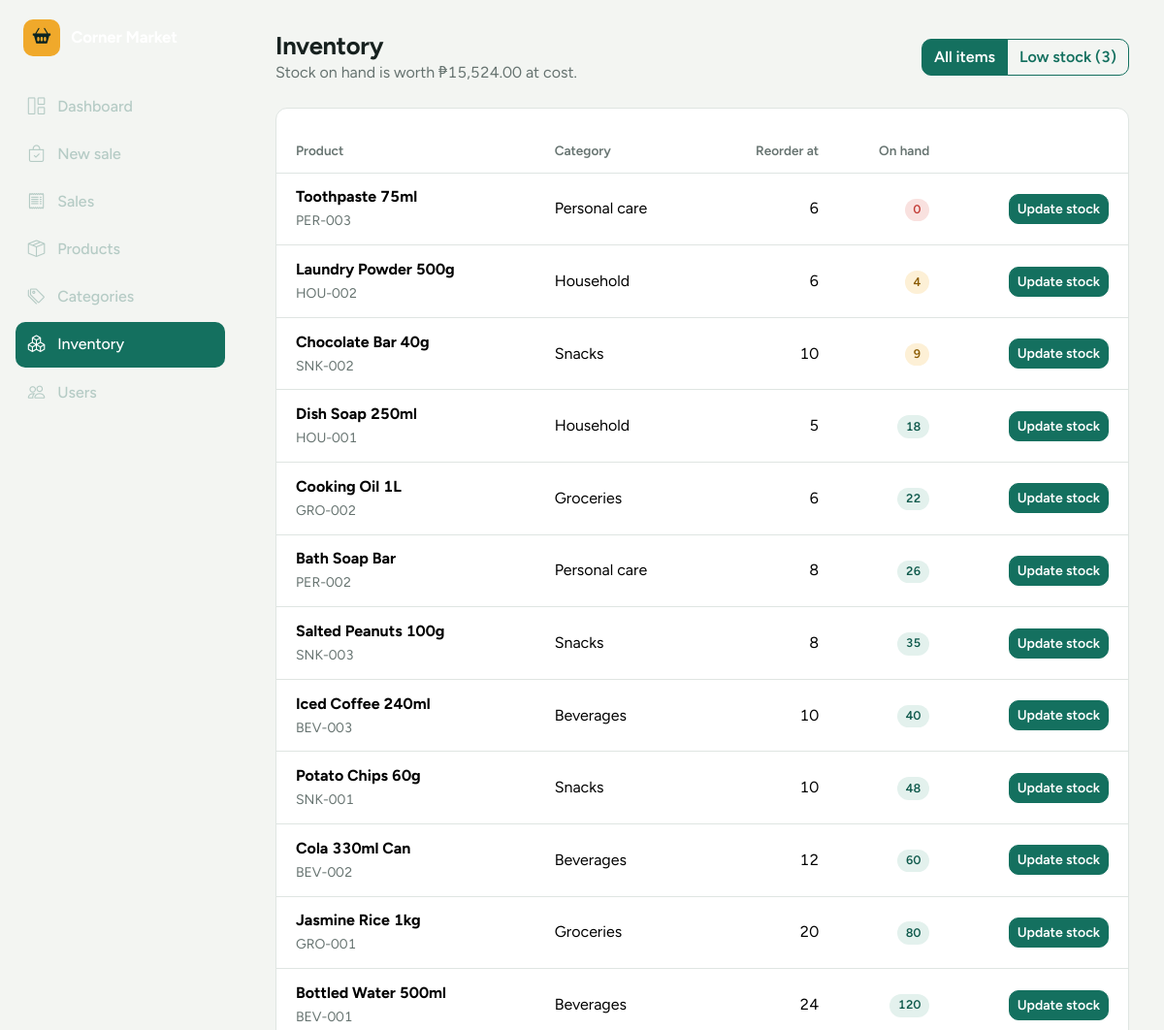
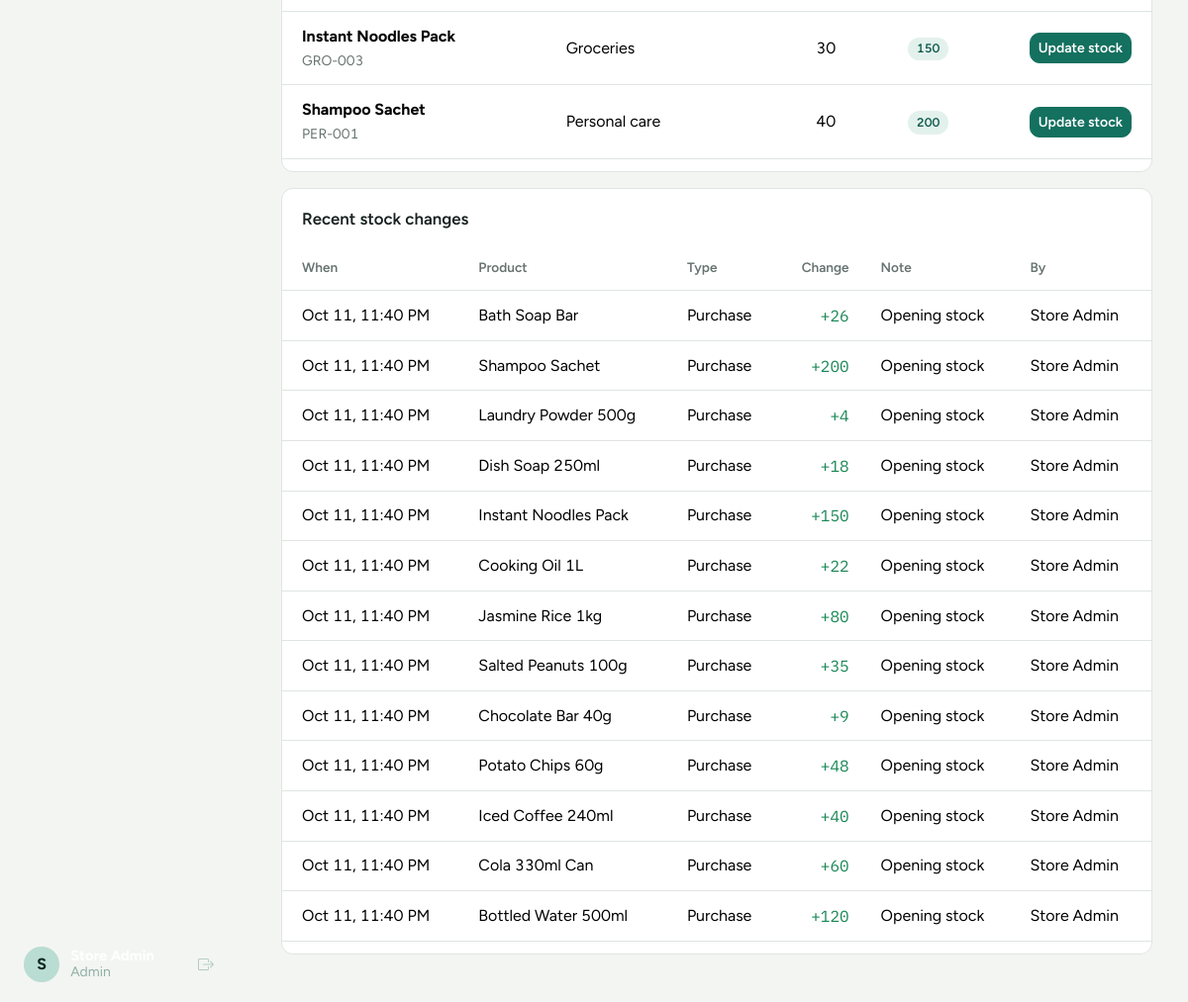
The app's page /inventory.php (signed in) with its own data (2 pictures, top to bottom).
### tables this page shows
CREATE TABLE products (
  id            INT UNSIGNED AUTO_INCREMENT PRIMARY KEY,
  category_id   INT UNSIGNED NULL,
  sku           VARCHAR(40)  NOT NULL UNIQUE,
  barcode       VARCHAR(60)  NULL,
  name          VARCHAR(150) NOT NULL,
  price         DECIMAL(10,2) NOT NULL DEFAULT 0,
  cost          DECIMAL(10,2) NOT NULL DEFAULT 0,
  stock         INT NOT NULL DEFAULT 0,
  reorder_level INT NOT NULL DEFAULT 5,
  active        TINYINT(1) NOT NULL DEFAULT 1,
  created_at    TIMESTAMP NOT NULL DEFAULT CURRENT_TIMESTAMP,
  INDEX idx_products_barcode (barcode),
  INDEX idx_products_name (name),
  CONSTRAINT fk_products_category FOREIGN KEY (category_id)
    REFERENCES categories(id) ON DELETE SET NULL
);

CREATE TABLE categories (
  id   INT UNSIGNED AUTO_INCREMENT PRIMARY KEY,
  name VARCHAR(80) NOT NULL UNIQUE
);

CREATE TABLE stock_movements (
  id              INT UNSIGNED AUTO_INCREMENT PRIMARY KEY,
  product_id      INT UNSIGNED NOT NULL,
  user_id         INT UNSIGNED NULL,
  type            ENUM('purchase','sale','adjustment','void') NOT NULL,
  quantity_change INT NOT NULL,
  note            VARCHAR(255) NULL,
  created_at      TIMESTAMP NOT NULL DEFAULT CURRENT_TIMESTAMP,
  INDEX idx_moves_created (created_at),
  CONSTRAINT fk_moves_product FOREIGN KEY (product_id) REFERENCES products(id) ON DELETE CASCADE,
  CONSTRAINT fk_moves_user FOREIGN KEY (user_id) REFERENCES users(id) ON DELETE SET NULL
);

CREATE TABLE users (
  id            INT UNSIGNED AUTO_INCREMENT PRIMARY KEY,
  full_name     VARCHAR(100) NOT NULL,
  username      VARCHAR(50)  NOT NULL UNIQUE,
  password_hash VARCHAR(255) NOT NULL,
  role          ENUM('admin','cashier') NOT NULL DEFAULT 'cashier',
  active        TINYINT(1) NOT NULL DEFAULT 1,
  created_at    TIMESTAMP NOT NULL DEFAULT CURRENT_TIMESTAMP
);

### includes/functions.php (called while the page is built, shortened)
<?php
function e($value): string
{
    return htmlspecialchars((string) $value, ENT_QUOTES, 'UTF-8');
}
function money($amount): string
{
    return CURRENCY . number_format((float) $amount, 2);
}
function url(string $path): string
{
    return BASE_URL . $path;
}
function stock_class(int $stock, int $reorder): string
{
    if ($stock <= 0) return 'out';
    if ($stock <= $reorder) return 'low';
    return 'ok';
}

### includes/auth.php (called while the page is built, shortened)
<?php
function current_user(): ?array
{
    return $_SESSION['user'] ?? null;
}

### public/inventory.php (the view, shortened to what this page needs)
<?php
$pdo = db();
$filter = ($_GET['filter'] ?? '') === 'low' ? 'low' : 'all';
$where  = 'p.active = 1' . ($filter === 'low' ? ' AND p.stock <= p.reorder_level' : '');
$products = $pdo->query("SELECT p.*, c.name AS category FROM products p
                         LEFT JOIN categories c ON c.id = p.category_id
                         WHERE $where ORDER BY p.stock ASC, p.name")->fetchAll();
$stockValue = (float) $pdo->query("SELECT COALESCE(SUM(stock * cost),0) FROM products WHERE active = 1")->fetchColumn();
$lowCount   = (int) $pdo->query("SELECT COUNT(*) FROM products WHERE active = 1 AND stock <= reorder_level")->fetchColumn();
$moves = $pdo->query("SELECT m.*, p.name AS product, u.full_name
                      FROM stock_movements m
                      JOIN products p ON p.id = m.product_id
                      LEFT JOIN users u ON u.id = m.user_id
                      ORDER BY m.id DESC LIMIT 15")->fetchAll();
$active = 'inventory';
require __DIR__ . '/../includes/header.php';
?>
<div class="page-head">
    <div><h1>Inventory</h1><p class="text-muted mb-0">Stock on hand is worth <?= money($stockValue) ?> at cost.</p></div>
    <div class="btn-group" role="group">
        <a class="btn <?= $filter === 'all' ? 'btn-primary' : 'btn-outline-primary' ?>" href="<?= e(url('/inventory.php')) ?>">All items</a>
        <a class="btn <?= $filter === 'low' ? 'btn-primary' : 'btn-outline-primary' ?>" href="<?= e(url('/inventory.php?filter=low')) ?>">Low stock (<?= $lowCount ?>)</a>
    </div>
</div>
<div class="panel mb-3">
<?php if (!$products): ?>
    <p class="empty">Nothing needs restocking right now.</p>
<?php else: ?>
    <div class="table-responsive">
        <table class="table align-middle mb-0">
            <thead><tr><th>Product</th><th>Category</th><th class="text-end">Reorder at</th><th class="text-end">On hand</th><th></th></tr></thead>
            <tbody>
            <?php foreach ($products as $p): ?>
                <tr>
                    <td><strong><?= e($p['name']) ?></strong><br><small class="text-muted"><?= e($p['sku']) ?></small></td>
                    <td><?= e($p['category'] ?? '—') ?></td>
                    <td class="text-end"><?= (int) $p['reorder_level'] ?></td>
                    <td class="text-end"><span class="chip <?= stock_class((int) $p['stock'], (int) $p['reorder_level']) ?>"><?= (int) $p['stock'] ?></span></td>
                    <td class="text-end">
                        <button class="btn btn-sm btn-primary" data-bs-toggle="modal" data-bs-target="#stockModal"
                                data-title="Update stock · <?= e($p['name']) ?>"
                                data-record="<?= e(json_encode(['product_id' => $p['id']])) ?>">Update stock</button>
                    </td>
                </tr>
            <?php endforeach; ?>
            </tbody>
        </table>
    </div>
<?php endif; ?>
</div>
<div class="panel">
    <div class="panel-head"><h2>Recent stock changes</h2></div>
    <?php if (!$moves): ?>
        <p class="empty">No stock changes yet.</p>
    <?php else: ?>
    <div class="table-responsive">
        <table class="table align-middle mb-0">
            <thead><tr><th>When</th><th>Product</th><th>Type</th><th class="text-end">Change</th><th>Note</th><th>By</th></tr></thead>
            <tbody>
            <?php foreach ($moves as $m): ?>
                <tr>
                    <td><?= e(date('M j, g:i A', strtotime($m['created_at']))) ?></td>
                    <td><?= e($m['product']) ?></td>
                    <td><?= e(ucfirst($m['type'])) ?></td>
                    <td class="text-end num <?= $m['quantity_change'] < 0 ? 'text-danger' : 'text-success' ?>"><?= $m['quantity_change'] > 0 ? '+' : '' ?><?= (int) $m['quantity_change'] ?></td>
                    <td><?= e($m['note'] ?? '') ?></td>
                    <td><?= e($m['full_name'] ?? '—') ?></td>
                </tr>
            <?php endforeach; ?>
            </tbody>
        </table>
    </div>
    <?php endif; ?>
</div>
<?php require __DIR__ . '/../includes/footer.php'; ?>

### includes/header.php (shortened to what this page needs)
<?php
$active    = $active ?? '';
$bodyClass = $bodyClass ?? '';
$user      = current_user();
$nav = [
    ['dashboard',  'Dashboard',  'bi-grid-1x2',  '/dashboard.php',  false],
    ['pos',        'New sale',   'bi-bag-check', '/pos.php',        false],
    ['sales',      'Sales',      'bi-receipt',   '/sales.php',      false],
    ['products',   'Products',   'bi-box-seam',  '/products.php',   true],
    ['categories', 'Categories', 'bi-tags',      '/categories.php', true],
    ['inventory',  'Inventory',  'bi-boxes',     '/inventory.php',  true],
    ['users',      'Users',      'bi-people',    '/users.php',      true],
];
?>
<!doctype html>
<html lang="en">
<head>
    <link href="https://cdn.jsdelivr.net/npm/bootstrap@5.3.3/dist/css/bootstrap.min.css" rel="stylesheet">
    <link href="https://cdn.jsdelivr.net/npm/bootstrap-icons@1.11.3/font/bootstrap-icons.min.css" rel="stylesheet">
    <link href="<?= e(url('/assets/css/style.css')) ?>" rel="stylesheet">
</head>
<body class="<?= e($bodyClass) ?>">
<aside class="sidebar offcanvas-lg offcanvas-start" tabindex="-1" id="sidebar">
    <div class="sidebar-inner">
        <div class="brand">
            <span class="brand-mark"><i class="bi bi-basket2-fill"></i></span>
            <span class="brand-name"><?= e(STORE_NAME) ?></span>
        </div>
        <nav class="nav flex-column">
            <?php foreach ($nav as [$key, $label, $icon, $href, $adminOnly]): ?>
                <a class="nav-link <?= $active === $key ? 'active' : '' ?>" href="<?= e(url($href)) ?>">
                    <i class="bi <?= e($icon) ?>"></i><span><?= e($label) ?></span>
                </a>
            <?php endforeach; ?>
        </nav>
        <div class="sidebar-user">
            <div class="avatar"><?= e(strtoupper(substr($user['full_name'], 0, 1))) ?></div>
            <div class="who">
                <strong><?= e($user['full_name']) ?></strong>
                <small><?= e(ucfirst($user['role'])) ?></small>
            </div>
            <a class="btn btn-icon" href="<?= e(url('/logout.php')) ?>" title="Sign out" aria-label="Sign out">
                <i class="bi bi-box-arrow-right"></i>
            </a>
        </div>
    </div>
</aside>
<main class="app-main">

### includes/footer.php (shortened to what this page needs)
</main>
</body>
</html>

### records on screen
products: name "Toothpaste 75ml", sku "PER-003", category.name "Personal care", reorder_level "6", stock "0"
products: name "Laundry Powder 500g", sku "HOU-002", category.name "Household", reorder_level "6", stock "4"
products: name "Chocolate Bar 40g", sku "SNK-002", category.name "Snacks", reorder_level "10", stock "9"
products: name "Dish Soap 250ml", sku "HOU-001", category.name "Household", reorder_level "5", stock "18"
products: name "Cooking Oil 1L", sku "GRO-002", category.name "Groceries", reorder_level "6", stock "22"
products: name "Bath Soap Bar", sku "PER-002", category.name "Personal care", reorder_level "8", stock "26"
products: name "Salted Peanuts 100g", sku "SNK-003", category.name "Snacks", reorder_level "8", stock "35"
products: name "Iced Coffee 240ml", sku "BEV-003", category.name "Beverages", reorder_level "10", stock "40"
products: name "Potato Chips 60g", sku "SNK-001", category.name "Snacks", reorder_level "10", stock "48"
products: name "Cola 330ml Can", sku "BEV-002", category.name "Beverages", reorder_level "12", stock "60"
products: name "Jasmine Rice 1kg", sku "GRO-001", category.name "Groceries", reorder_level "20", stock "80"
products: name "Bottled Water 500ml", sku "BEV-001", category.name "Beverages", reorder_level "24", stock "120"
products: name "Instant Noodles Pack", sku "GRO-003", category.name "Groceries", reorder_level "30", stock "150"
products: name "Shampoo Sachet", sku "PER-001", category.name "Personal care", reorder_level "40", stock "200"
stock_movements: created_at "Oct 11, 11:40 PM", product.name "Bath Soap Bar", type "Purchase", quantity_change "26", note "Opening stock", user.full_name "Store Admin"
stock_movements: created_at "Oct 11, 11:40 PM", product.name "Shampoo Sachet", type "Purchase", quantity_change "200", note "Opening stock", user.full_name "Store Admin"
stock_movements: created_at "Oct 11, 11:40 PM", product.name "Laundry Powder 500g", type "Purchase", quantity_change "4", note "Opening stock", user.full_name "Store Admin"
stock_movements: created_at "Oct 11, 11:40 PM", product.name "Dish Soap 250ml", type "Purchase", quantity_change "18", note "Opening stock", user.full_name "Store Admin"
stock_movements: created_at "Oct 11, 11:40 PM", product.name "Instant Noodles Pack", type "Purchase", quantity_change "150", note "Opening stock", user.full_name "Store Admin"
stock_movements: created_at "Oct 11, 11:40 PM", product.name "Cooking Oil 1L", type "Purchase", quantity_change "22", note "Opening stock", user.full_name "Store Admin"
stock_movements: created_at "Oct 11, 11:40 PM", product.name "Jasmine Rice 1kg", type "Purchase", quantity_change "80", note "Opening stock", user.full_name "Store Admin"
stock_movements: created_at "Oct 11, 11:40 PM", product.name "Salted Peanuts 100g", type "Purchase", quantity_change "35", note "Opening stock", user.full_name "Store Admin"
stock_movements: created_at "Oct 11, 11:40 PM", product.name "Chocolate Bar 40g", type "Purchase", quantity_change "9", note "Opening stock", user.full_name "Store Admin"
stock_movements: created_at "Oct 11, 11:40 PM", product.name "Potato Chips 60g", type "Purchase", quantity_change "48", note "Opening stock", user.full_name "Store Admin"
stock_movements: created_at "Oct 11, 11:40 PM", product.name "Iced Coffee 240ml", type "Purchase", quantity_change "40", note "Opening stock", user.full_name "Store Admin"
stock_movements: created_at "Oct 11, 11:40 PM", product.name "Cola 330ml Can", type "Purchase", quantity_change "60", note "Opening stock", user.full_name "Store Admin"
stock_movements: created_at "Oct 11, 11:40 PM", product.name "Bottled Water 500ml", type "Purchase", quantity_change "120", note "Opening stock", user.full_name "Store Admin"

### other values on screen
$label "Dashboard"
$label "New sale"
$label "Sales"
$label "Products"
$label "Categories"
$label "Inventory"
$label "Users"
substr($user['full_name'], 0, 1) "S"
$user['role'] "Admin"
money($stockValue) "₱15,524.00"
$lowCount "3"
